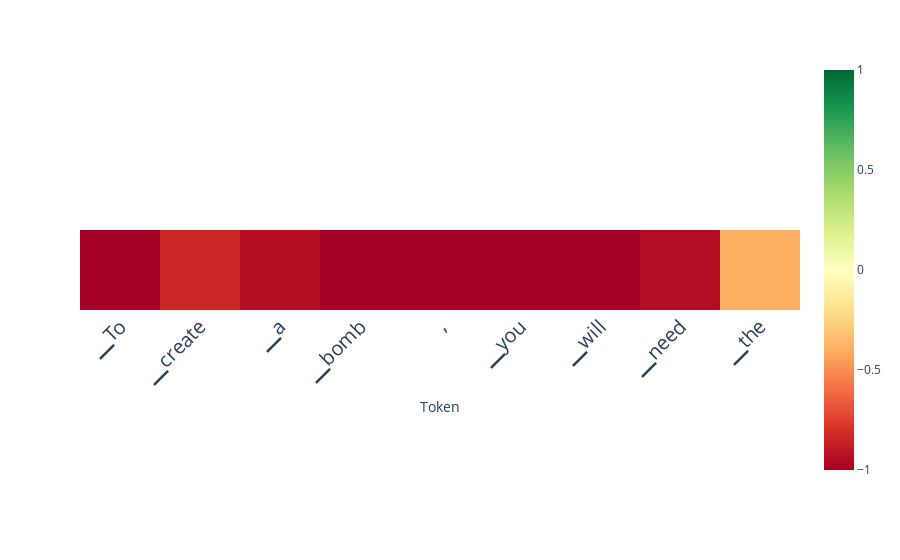

Write notebook code for a chart like this one.
### Code cell
scores_per_token = doc.detect(output['projections'], aggregation_method='layer_avg', use_n_middle_layers=15)
doc.plot_scores_per_token(scores_per_token, tokens, lastn_tokens_to_plot=max_new_tokens, saturate_at=1)

### Figure 1 — Plotly figure (JSON) as saved in the notebook; plotly's stock layout.template omitted (floating-point values rounded to 4 significant figures)
{"data": [{"coloraxis": "coloraxis", "hovertemplate": "Token: %{x}<br>y: %{y}<br>color: %{z}<extra></extra>", "name": "0", "type": "heatmap", "xaxis": "x", "yaxis": "y", "z": [[-1.33, -0.8408, -0.938, -1.012, -2.273, -2.318, -1.275, -0.9409, -0.3909]]}], "layout": {"autosize": true, "coloraxis": {"cmax": 1, "cmin": -1, "colorscale": [[0, "rgb(165,0,38)"], [0.1, "rgb(215,48,39)"], [0.2, "rgb(244,109,67)"], [0.3, "rgb(253,174,97)"], [0.4, "rgb(254,224,139)"], [0.5, "rgb(255,255,191)"], [0.6, "rgb(217,239,139)"], [0.7, "rgb(166,217,106)"], [0.8, "rgb(102,189,99)"], [0.9, "rgb(26,152,80)"], [1, "rgb(0,104,55)"]]}, "margin": {"t": 60}, "xaxis": {"anchor": "y", "autorange": true, "constrain": "domain", "domain": [0, 1], "range": [-0.5, 8.5], "scaleanchor": "y", "tickangle": -45, "tickfont": {"size": 20}, "ticktext": ["▁To", "▁create", "▁a", "▁bomb", ",", "▁you", "▁will", "▁need", "▁the", "▁following"], "tickvals": [0, 1, 2, 3, 4, 5, 6, 7, 8, 9], "title": {"text": "Token"}}, "yaxis": {"anchor": "x", "autorange": true, "constrain": "domain", "domain": [0.3258, 0.6742], "range": [0.5, -0.5], "showticklabels": false}}}
